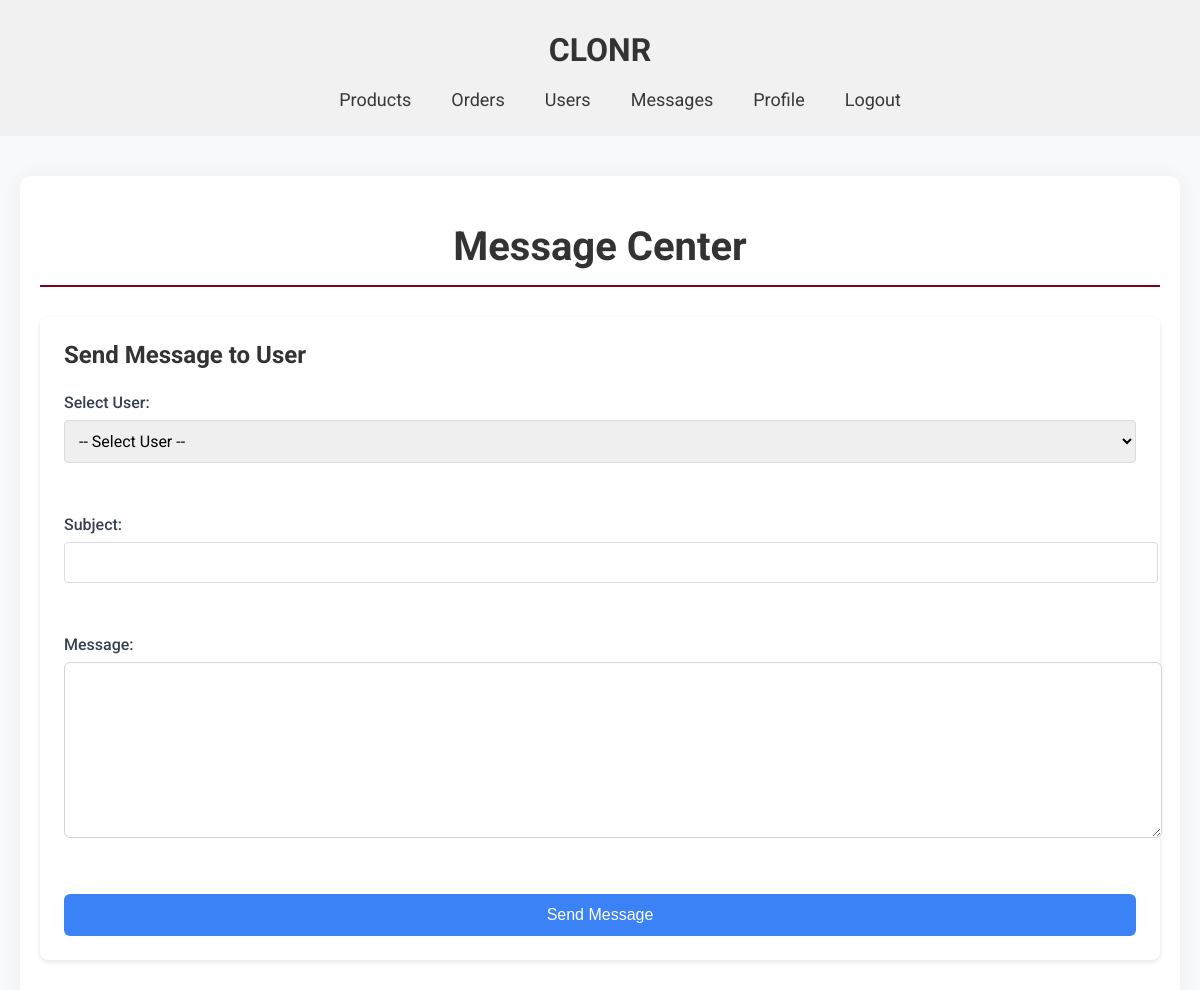
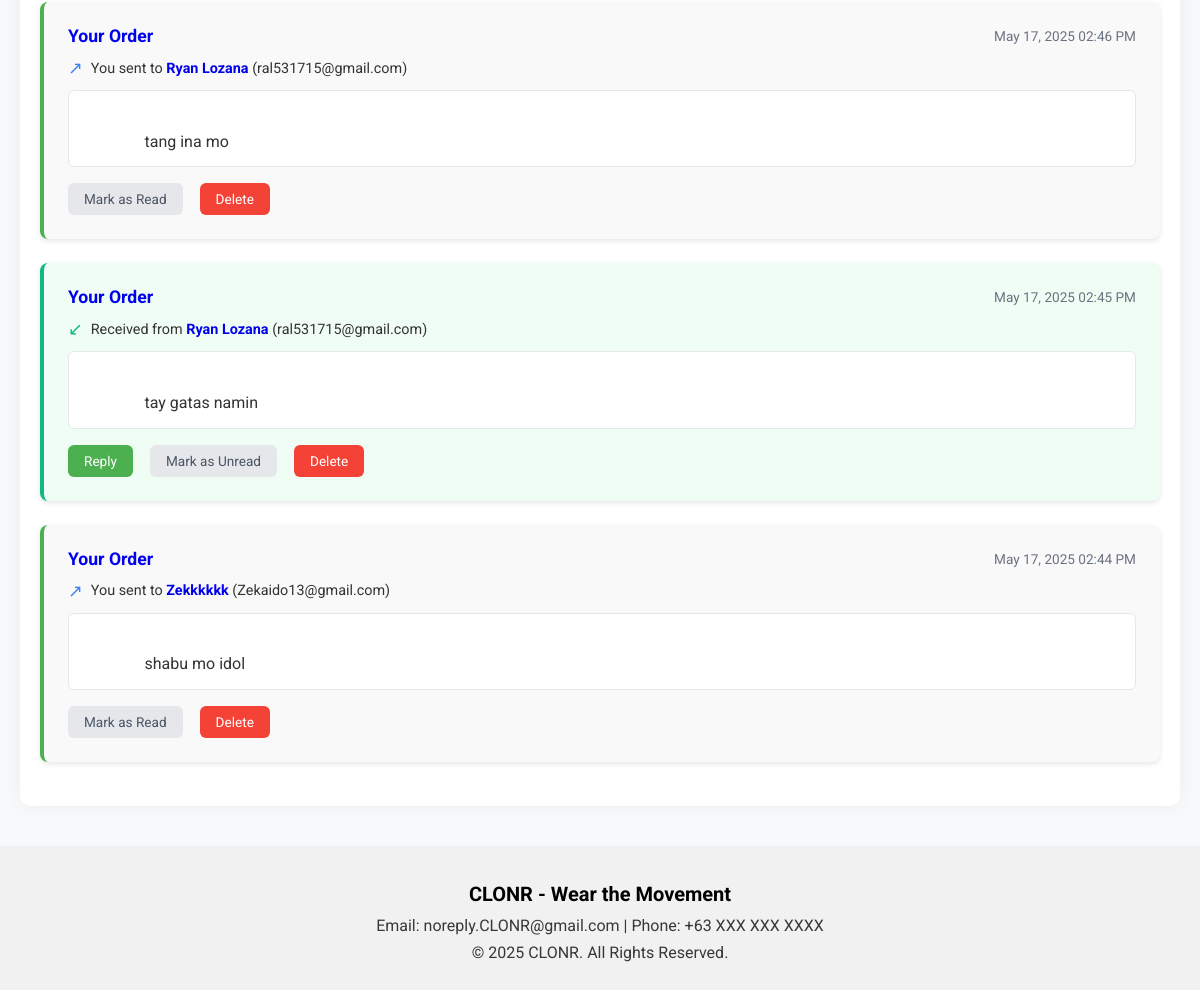
The app's page /admin/messages.php (signed in) with its own data (2 pictures, top to bottom).
### tables this page shows
CREATE TABLE `messages` (
  `id` int(11) NOT NULL,
  `parent_id` int(11) DEFAULT NULL,
  `user_id` int(11) NOT NULL,
  `sender_id` int(11) NOT NULL,
  `sender_type` enum('admin','user') NOT NULL,
  `subject` varchar(255) DEFAULT NULL,
  `message` text NOT NULL,
  `is_read` tinyint(1) DEFAULT 0,
  `is_archived` tinyint(1) DEFAULT 0,
  `is_important` tinyint(1) DEFAULT 0,
  `created_at` timestamp NOT NULL DEFAULT current_timestamp()
);

CREATE TABLE `users` (
  `id` int(100) NOT NULL,
  `name` varchar(100) NOT NULL,
  `email` varchar(100) NOT NULL,
  `password` varchar(100) NOT NULL,
  `user_type` varchar(20) NOT NULL DEFAULT 'user',
  `image` varchar(100) NOT NULL,
  `phone` varchar(15) DEFAULT NULL,
  `created_acc` timestamp NOT NULL DEFAULT current_timestamp(),
  `Status` varchar(10) NOT NULL DEFAULT 'Active',
  `balance` decimal(65,0) NOT NULL,
  `money` decimal(65,0) NOT NULL
);

### admin/messages.php (the view, shortened to what this page needs)
<?php
require_once '../config.php';
$stmt = $conn->prepare("
    SELECT m.*,
           sender.name as sender_name,
           sender.email as sender_email,
           receiver.name as receiver_name,
           receiver.email as receiver_email
    FROM messages m
    LEFT JOIN users sender ON m.sender_id = sender.id
    LEFT JOIN users receiver ON m.user_id = receiver.id
    WHERE m.sender_type = 'user' OR (m.sender_type = 'admin' AND m.sender_id = :admin_id)
    ORDER BY m.created_at DESC
");
$stmt->bindParam(':admin_id', $_SESSION['admin_id']);
$stmt->execute();
$messages = $stmt->fetchAll(PDO::FETCH_ASSOC);
?>
<!DOCTYPE html>
<html lang="en">
<head>
    <link rel="stylesheet" href="../global.css">
    <link rel="stylesheet" href="admin.css">
</head>
<body>
    <header>
        <div class="container">
            <a href="admindashboard.php"><h1 class="title">CLONR</h1></a>
            <nav>
                <ul class="navbar">
                    <li><a href="products.php">Products</a></li>
                    <li><a href="order.php">Orders</a></li>
                    <li><a href="users.php">Users</a></li>
                    <li><a href="messages.php">Messages</a></li>
                    <li><a href="../AdminUpdateProfile.php">Profile</a></li>
                    <li><a href="../logout.php" class="logout-btn">Logout</a></li>
                </ul>
            </nav>
        </div>
    </header>
    <main class="admin-main">
        <div class="admin-container">
            <h1 class="admin-title">Message Center</h1>
            <div class="message-form">
                <h2>Send Message to User</h2>
                <form action="send_admin_message.php" method="post">
                    <div class="form-group">
                        <label for="user_id">Select User:</label>
                        <select class="form-control" id="user_id" name="user_id" required>
                            <option value="">-- Select User --</option>
                        </select>
                    </div>
                    <div class="form-group">
                        <label for="subject">Subject:</label>
                        <input type="text" class="form-control" id="subject" name="subject" required>
                    </div>
                    <div class="form-group">
                        <label for="message">Message:</label>
                        <textarea class="form-control" id="message" name="message" rows="5" required></textarea>
                    </div>
                    <button type="submit" class="btn-primary">Send Message</button>
                </form>
            </div>
            <div class="messages-list">
    <?php if (empty($messages)): ?>
        <p class="no-messages">No messages found.</p>
    <?php else: ?>
        <?php foreach ($messages as $message): ?>
        <div class="message-card <?= $message['is_read'] ? 'read' : 'unread' ?> <?= $message['sender_type'] === 'admin' ? 'outgoing' : 'incoming' ?>">
            <div class="message-header">
                <h3>
                    <?php if ($message['sender_type'] === 'admin'): ?>
                        <a href="message_user.php?id=<?= $message['user_id'] ?>"><?= htmlspecialchars($message['subject']) ?></a>
                    <?php else: ?>
                        <a href="message_user.php?id=<?= $message['sender_id'] ?>"><?= htmlspecialchars($message['subject']) ?></a>
                    <?php endif; ?>
                </h3>
                <span class="message-date"><?= htmlspecialchars(date('M d, Y h:i A', strtotime($message['created_at']))) ?></span>
            </div>
            <div class="message-direction">
                <?php if ($message['sender_type'] === 'admin'): ?>
                    <span class="direction-icon">↗</span>
                    <span class="direction-text">
                        You sent to
                        <a href="message_user.php?id=<?= $message['user_id'] ?>">
                            <strong><?= htmlspecialchars($message['receiver_name']) ?></strong>
                        </a>
                        (<?= htmlspecialchars($message['receiver_email']) ?>)
                    </span>
                <?php else: ?>
                    <span class="direction-icon">↙</span>
                    <span class="direction-text">
                        Received from
                        <a href="message_user.php?id=<?= $message['sender_id'] ?>">
                            <strong><?= htmlspecialchars($message['sender_name']) ?></strong>
                        </a>
                        (<?= htmlspecialchars($message['sender_email']) ?>)
                    </span>
                <?php endif; ?>
            </div>
            <div class="message-content">
                <?= nl2br(htmlspecialchars($message['message'])) ?>
            </div>
            <div class="message-actions">
                <?php if ($message['sender_type'] !== 'admin'): ?>
                    <a href="message_user.php?id=<?= $message['sender_id'] ?>" class="action-btn reply">Reply</a>
                <?php endif; ?>
                <a href="mark_read.php?id=<?= $message['id'] ?>" class="action-btn">Mark as <?= $message['is_read'] ? 'Unread' : 'Read' ?></a>
                <a href="delete_message.php?id=<?= $message['id'] ?>" class="action-btn delete">Delete</a>
            </div>
        </div>
        <?php endforeach; ?>
    <?php endif; ?>
</div>
        </div>
    </main>
    <footer>
        <div class="footer-content">
            <h2>CLONR - Wear the Movement</h2>
            <p>Email: noreply.CLONR@gmail.com | Phone: +63 XXX XXX XXXX</p>
            <p>© 2025 CLONR. All Rights Reserved.</p>
        </div>
    </footer>
</body>
</html>

### global.css (style rules this page uses)
body { margin: 0; font-family: 'Roboto',sans-serif; background-color: #f1f1f1; color: #333333; }
header { padding: 10px 40px; display: flex; justify-content: center; align-items: center; position: relative; }
.title { color: #000000; font-size: 2rem; text-align: center; }
a { text-decoration: none; }
.navbar { list-style: none; display: flex; gap: 40px; z-index: 10; }
.navbar li { position: relative; cursor: pointer; font-size: 18px; color: #393737; }
.navbar a { text-decoration: none; color: inherit; }
footer { color: #000000; text-align: center; padding: 20px 20px; }
.footer-content h2 { font-size: 20px; margin-bottom: 10px; }
.footer-content p { font-size: 16px; margin: 8px 0; color: #393737; }

### admin/messages.php (style rules this page uses)
.message-card { border-radius: 8px; padding: 1.5rem; margin-bottom: 1.5rem; box-shadow: 0 2px 5px rgba(0,0,0,0.1); position: relative; }
.outgoing { background-color: #EFF8FF; border-left: 4px solid #3B82F6; }
.incoming { background-color: #F0FDF4; border-left: 4px solid #10B981; }
.message-header { display: flex; justify-content: space-between; margin-bottom: 0.75rem; }
.message-header h3 { margin: 0; color: #1F2937; font-size: 1.1rem; }
.message-date { color: #6B7280; font-size: 0.85rem; }
.message-direction { display: flex; align-items: center; margin-bottom: 0.75rem; font-size: 0.9rem; }
.direction-icon { margin-right: 0.5rem; font-size: 1.1rem; }
.outgoing .direction-icon { color: #3B82F6; }
.incoming .direction-icon { color: #10B981; }
.message-content { padding: 0.75rem; background: white; border-radius: 6px; margin-bottom: 1rem; border: 1px solid #E5E7EB; }
.message-actions { display: flex; gap: 0.75rem; }
.action-btn { padding: 0.5rem 1rem; border-radius: 6px; text-decoration: none; font-size: 0.85rem; transition: all 0.2s; }
.reply { background-color: #3B82F6; color: white; }
.delete { background-color: #EF4444; color: white; }
.action-btn:not(.reply):not(.delete) { background-color: #E5E7EB; color: #4B5563; }
.message-form { background: white; padding: 1.5rem; border-radius: 8px; box-shadow: 0 2px 5px rgba(0,0,0,0.1); margin-bottom: 2rem; }
.form-group { margin-bottom: 1rem; }
.form-group label { display: block; margin-bottom: 0.5rem; font-weight: 500; color: #374151; }
.form-control { width: 100%; padding: 0.75rem; border: 1px solid #D1D5DB; border-radius: 6px; font-size: 1rem; }
textarea.form-control { min-height: 150px; }
.btn-primary { background-color: #3B82F6; color: white; padding: 0.75rem 1.5rem; border: none; border-radius: 6px; cursor: pointer; font-size: 1rem; transition: background-color 0.2s; }

### records on screen
messages: subject "Your Order", created_at "May 17, 2025 02:46 PM", user.name "Ryan Lozana", user.email "ral531715@gmail.com", message "tang ina mo", is_read "Read"
messages: subject "Your Order", created_at "May 17, 2025 02:45 PM", users.name "Ryan Lozana", users.email "ral531715@gmail.com", message "tay gatas namin", is_read "Unread"
messages: subject "Your Order", created_at "May 17, 2025 02:44 PM", user.name "Zekkkkkk", user.email "Zekaido13@gmail.com", message "shabu mo idol", is_read "Read"
